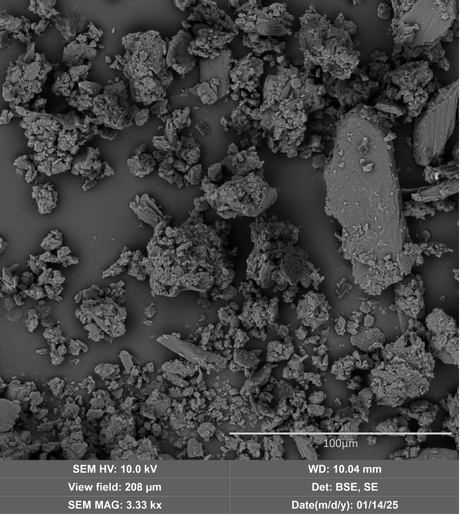
#> input picture GPS - .png, 460 x 515 px, found by its file name
$ python generate_histogram_data_only_gps.py
#> lines starting #> are read from the running program, lines starting #| are printed output that depends on the picture
#!/usr/bin/env python3
"""
Genera un histograma en PNG usando solo los datos de tamaño de partículas.
El gráfico tendrá el mismo alto que la imagen GPS y la mitad de su ancho,
con ejes cambiados y estilo en escala de grises.
"""

import os
import numpy as np
import matplotlib
matplotlib.use('Agg')
import matplotlib.pyplot as plt
from scipy import stats
from PIL import Image

IMAGE_PATH = "/workspaces/imageJ_work/GPS - .png"
DATA_PATH = "/workspaces/imageJ_work/results/gps_particles.csv"
OUTPUT_PATH = "/workspaces/imageJ_work/results/gps_histogram_data_only.png"
DPI = 300

# Leer tamaño de la imagen para mantener la altura y ancho proporcional
img = Image.open(IMAGE_PATH)
#> img is the input picture: PIL image 460x515 RGB; mean R, G, B 68.5, 68.5, 68.5
width, height = img.size
#> width = 460; height = 515
hist_width = int(height / 3)
#> hist_width = 171
# Queremos un panel vertical estrecho con relación 3:1 altura:ancho
hist_height = height
#> hist_height = 515

# Leer diámetros de los datos
sizes = []
with open(DATA_PATH, 'r', encoding='utf-8') as f:
#> (reads results/gps_particles.csv from the repository)
    header = f.readline().strip().split(',')
    if 'Diametro_um' not in header and 'Diametro_µm' not in header:
        raise ValueError('El archivo de datos no contiene la columna Diametro_um o Diametro_µm')
    col_index = header.index('Diametro_um') if 'Diametro_um' in header else header.index('Diametro_µm')
    for line in f:
        if not line.strip():
            continue
        parts = line.strip().split(',')
        try:
            sizes.append(float(parts[col_index]))
        except ValueError:
            continue

sizes = np.array(sizes)
if sizes.size == 0:
    raise ValueError('No se encontraron valores de diámetro en el archivo de datos')

# Histograma girado para panel lateral estrecho
bins = max(12, min(30, int(np.sqrt(len(sizes)))))
counts, bin_edges = np.histogram(sizes, bins=bins)
y_centers = (bin_edges[:-1] + bin_edges[1:]) / 2
bin_height = bin_edges[1] - bin_edges[0]

fig = plt.figure(figsize=(hist_width / DPI, hist_height / DPI), dpi=DPI)
fig.patch.set_alpha(0.0)
ax = fig.add_axes([0, 0, 1, 1], facecolor='none')

# Barras horizontales apiladas en la altura del panel
bar_color = '#7f7f7f'
ax.barh(y_centers, counts, height=bin_height * 0.92, color=bar_color, alpha=0.85, edgecolor='none')

# Usar todo el espacio para los bins y ocultar ejes
ax.set_xlim(0, counts.max() * 1.05)
ax.set_ylim(y_centers.min() - bin_height * 0.5, y_centers.max() + bin_height * 0.5)
ax.axis('off')

# Guardar con tamaño fijo sin márgenes adicionales
fig.savefig(OUTPUT_PATH, dpi=DPI, transparent=True)
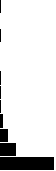
#> figure drawn by matplotlib, 1 panel
plt.close(fig)

# Ajustar el resultado final para que tenga exactamente la altura de la imagen original
from PIL import Image as PILImage
result_img = PILImage.open(OUTPUT_PATH)
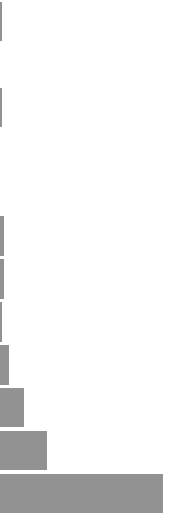
#> result_img: PIL image 170x515 RGBA; mean R, G, B, A 240.3, 240.3, 240.3, 24.9; transparent parts drawn white
# Recortar márgenes transparentes
bbox = result_img.getbbox()
#> bbox = (0, 2, 163, 513)
if bbox is not None:
    result_img = result_img.crop(bbox)
#> result_img: PIL image 163x511 RGBA
# Ajustar a tamaño vertical exacto
result_img = result_img.resize((hist_width, hist_height), PILImage.LANCZOS)
#> result_img: PIL image 171x515 RGBA
result_img.save(OUTPUT_PATH, format='PNG')

print(f"Histograma generado: {OUTPUT_PATH}")
